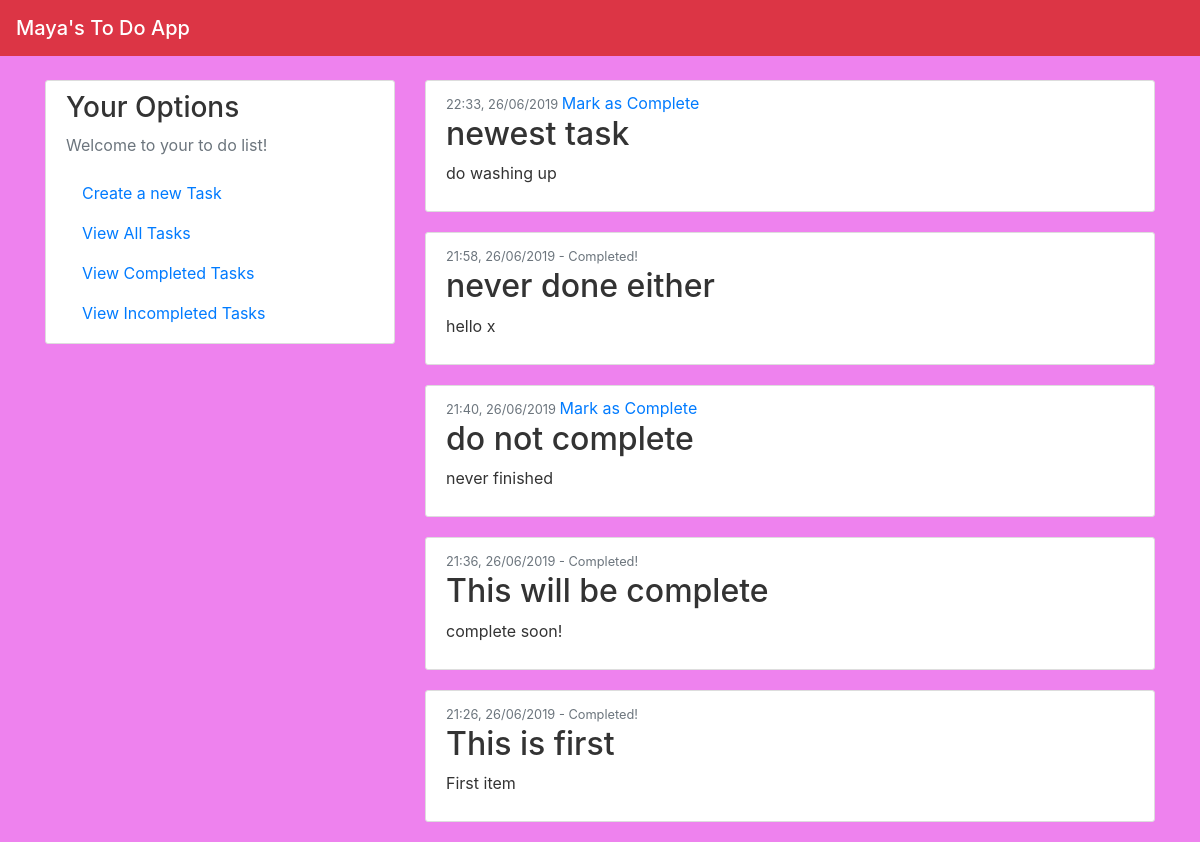
The app's page /view_all, older data.
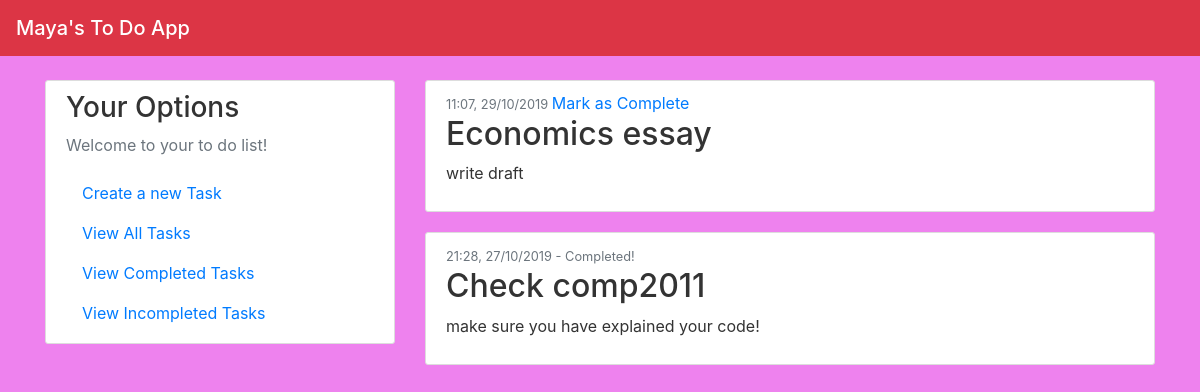
The same page, newer data.
### app/models.py (models this page shows, shortened)
class Items(db.Model):
    id = db.Column(db.Integer, primary_key=True)
    title = db.Column(db.String(20), unique=False, nullable=False)
    content = db.Column(db.String(120), unique=True, nullable=False)
    date_posted = db.Column(db.DateTime, unique=False, nullable=False)
    complete = db.Column(db.Boolean, unique=False)

### app/views.py (the view)
@app.route("/view_all")
def view_all():
    posts = Items.query.order_by(Items.date_posted.desc()).all()
    return render_template('view_all.html', posts=posts)

### app/templates/view_all.html
{% extends "index.html" %}
{% block content %}
    {% for post in posts %}
        <article class="media content-section">
          <div class="media-body">
            <div class="article-metadata">
              {% if post.complete == False %}
                <small class="text-muted">{{ post.date_posted.strftime("%H:%M, %d/%m/%Y") }} </small>
                <a href="{{ url_for('view_completed',id=post.id) }}"> Mark as Complete </a>
              {% elif post.complete == True %}
                <small class="text-muted">{{ post.date_posted.strftime("%H:%M, %d/%m/%Y") }} - Completed! </small>
              {% endif %}
            </div>
            <h2><a class="article-title">{{ post.title }}</a> </h2>
            <p class="article-content">{{ post.content }}</p>
          </div>
        </article>
    {% endfor %}
{% endblock content %}

Row changes from the older to the newer data that the page shows:
removed Items: date_posted "22:33, 26/06/2019", title "newest task", content "do washing up"
removed Items: date_posted "21:58, 26/06/2019", title "never done either", content "hello x"
removed Items: date_posted "21:40, 26/06/2019", title "do not complete", content "never finished"
removed Items: date_posted "21:36, 26/06/2019", title "This will be complete", content "complete soon!"
removed Items: date_posted "21:26, 26/06/2019", title "This is first", content "First item"
added Items: date_posted "11:07, 29/10/2019", title "Economics essay", content "write draft"
added Items: date_posted "21:28, 27/10/2019", title "Check comp2011", content "make sure you have explained your code!"
